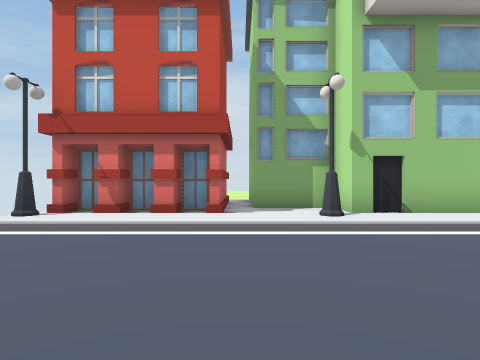
View 1 (above)

20 first-person views from a walk through a Unity game level. The camera is 1.5 m above the floor, looks level and sees 75° across. The floor is counted in squares, 2 m on a side. Each view is taken from the middle of a square. On the plan, view 1 faces up. The plan holds only what a view shows up to about 10 squares ahead; the rest is blank. The place goes on beyond the plan. The player is left out.

View 2
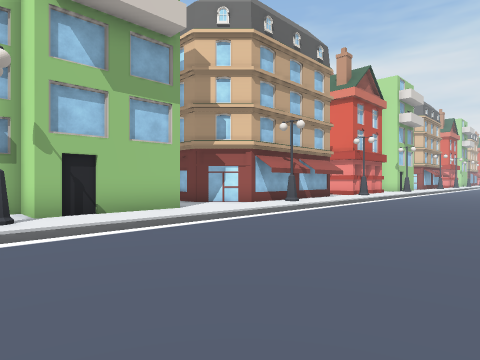

View 3
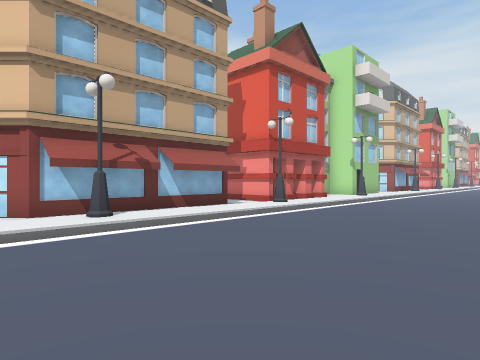

View 4
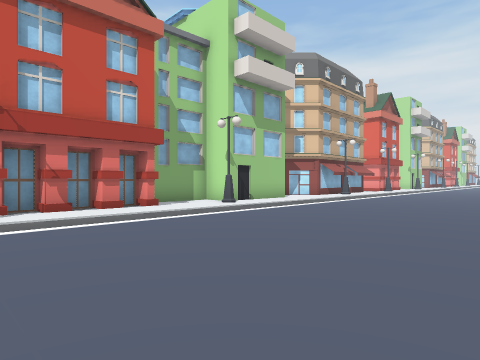

View 5
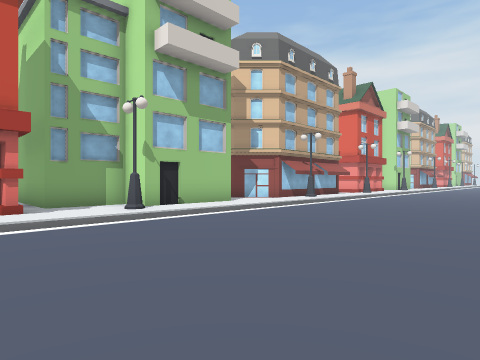

View 6
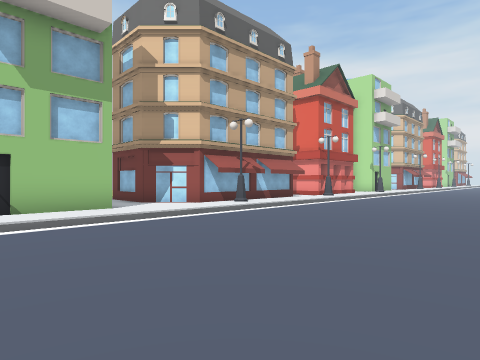

View 7
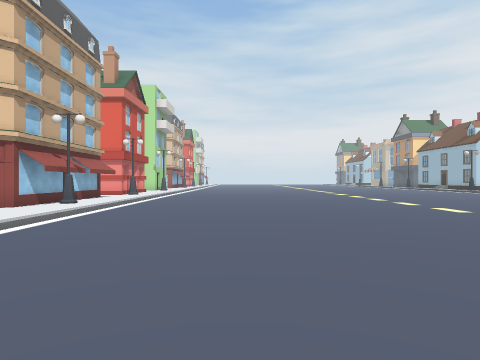

View 8
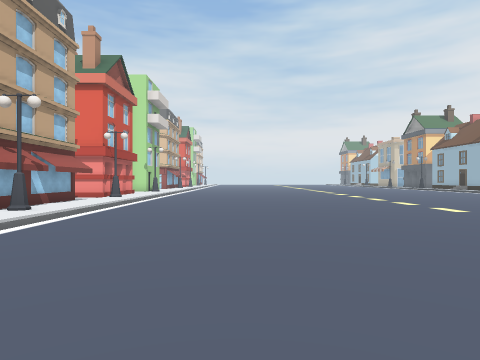

View 9
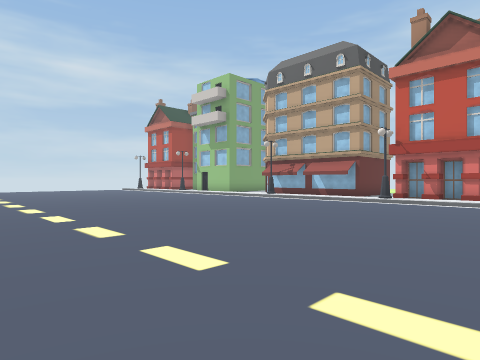

View 10
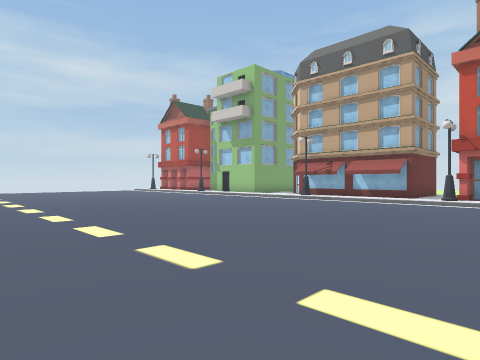

View 11
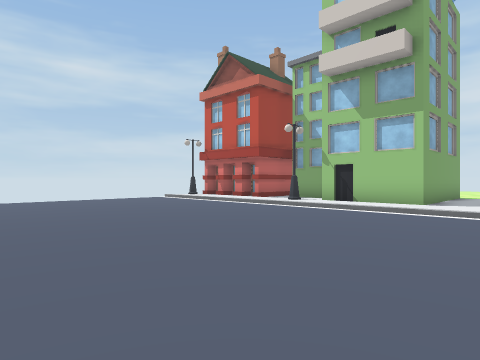

View 12
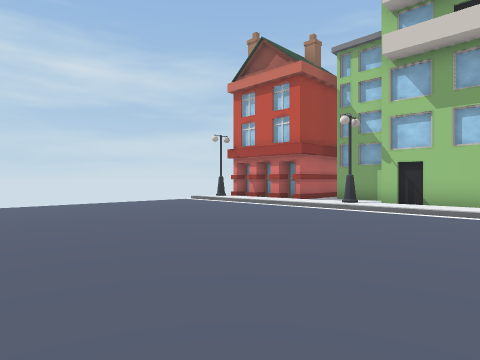

View 13
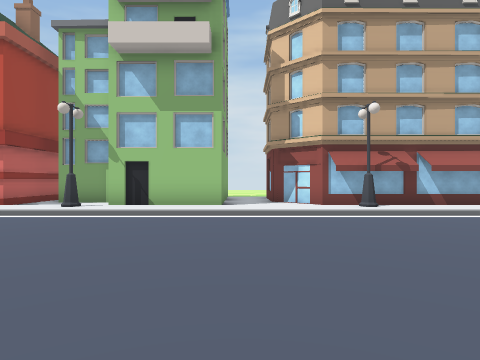

View 14
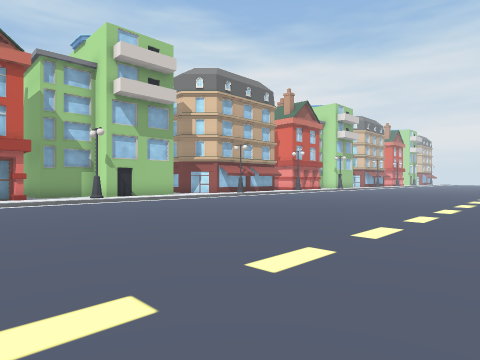

View 15
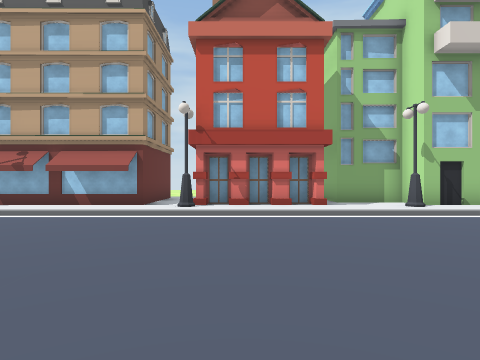

View 16
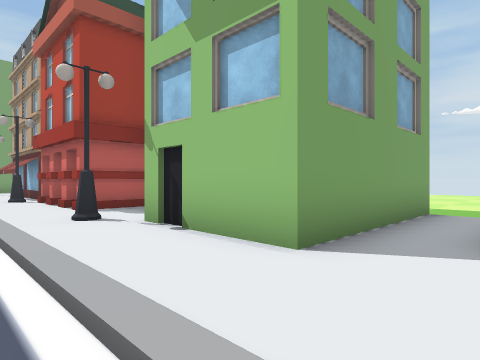

View 17
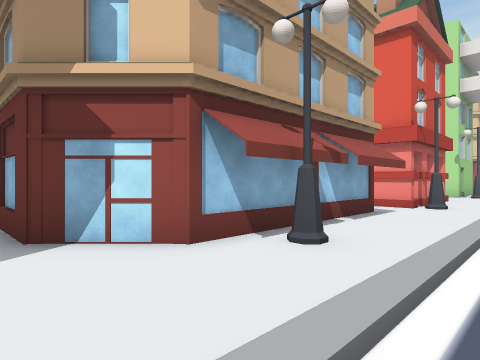

View 18
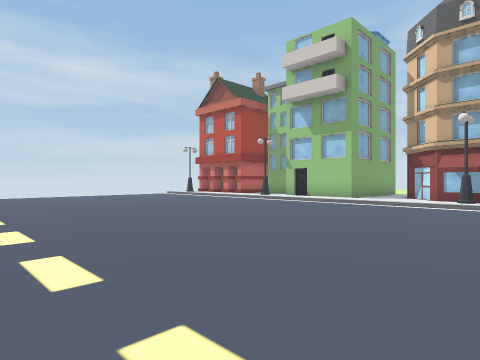

View 19
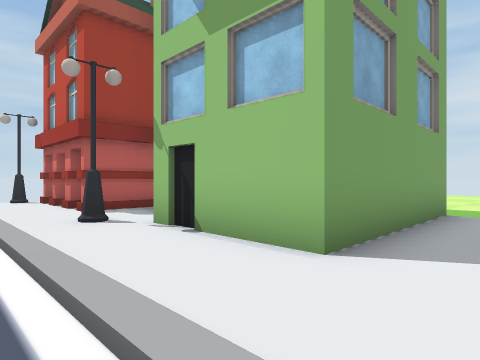

View 20
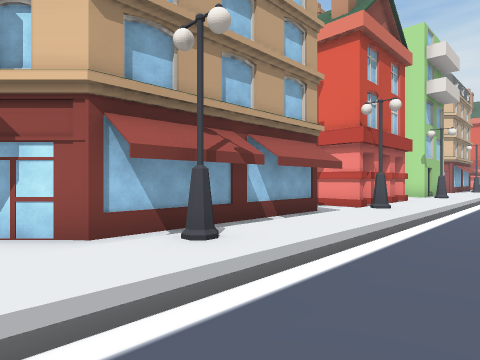

### Floor plan
Key: @ floor where view 1 was taken; # wall or solid block; . main floor; : floor 0.25 m higher than the main floor; B building; S streetlight; O other object.
Columns run from 4 left of view 1 to 31 right of it. Each row starts with its distance up from view 1.
 14          ..                 ..
 13          ..                 ..
 12           .                 ..
 11          #.            #    #.
 10          #.           B#    #.#
  9          #.            #    #.B
  8   ##.##  #.##   ##.# ###O#  #.##
  7 B##B..####..#####B.###B..####..#####
  6 S:::::S::::::S:::::S::::S#::::::S:::
  5 ::::::::::::::::::::::::::::::::::::
  4  ...................................
  3  ...................................
  2  ...................................
  1 ....................................
  0 ....@...............................
 -1 ....................................
 -2 ....................................
 -3    .................................
 -4      ...............................
 -5            .........................
 -6                  ........       ....

Where each view was taken, in squares from view 1:
view 1: 0 up, 0 right, facing up
view 2: 0 up, 1 right, facing up-right
view 3: 0 up, 7 right, facing up-right
view 4: 1 down, 14 right, facing up-right
view 5: 1 down, 17 right, facing up-right
view 6: 1 down, 21 right, facing up-right
view 7: 1 up, 19 right, facing right
view 8: 1 up, 21 right, facing right
view 9: 6 down, 19 right, facing up-left
view 10: 6 down, 17 right, facing up-left
view 11: 3 down, 8 right, facing up-left
view 12: 3 down, 6 right, facing up-left
view 13: 2 down, 6 right, facing up
view 14: 6 down, 16 right, facing up-right
view 15: 2 down, 16 right, facing up
view 16: 4 up, 26 right, facing up-left
view 17: 4 up, 25 right, facing up-right
view 18: 5 down, 11 right, facing up-left
view 19: 4 up, 7 right, facing up-left
view 20: 3 up, 7 right, facing up-right
